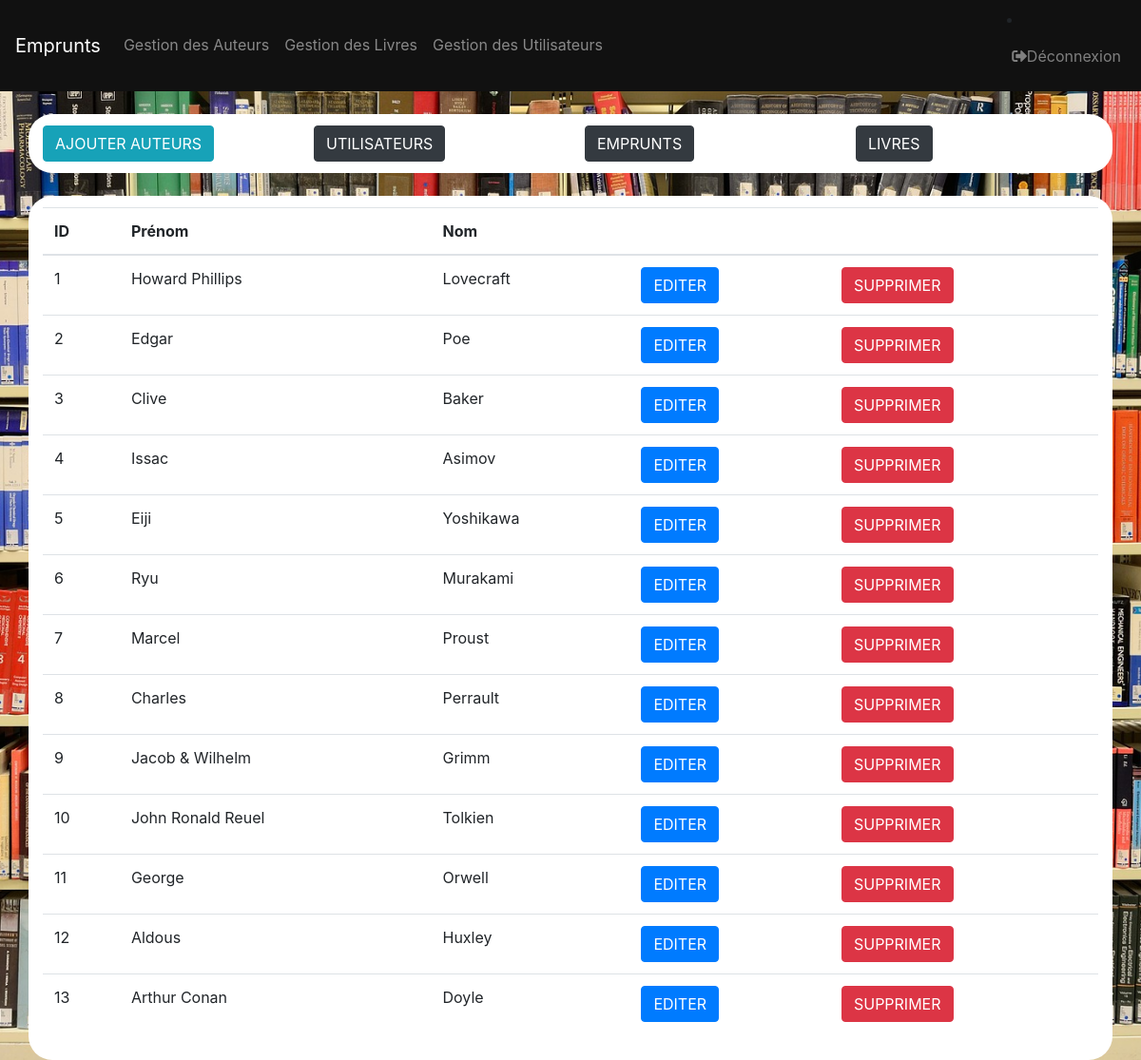
Screenshot of /admin/auteurs.php (signed in) with the database file from the repository.
### tables this page shows
CREATE TABLE `auteurs` (
  `id` int(10) UNSIGNED NOT NULL,
  `firstname` varchar(255) NOT NULL,
  `lastname` varchar(255) NOT NULL
);

### admin/auteurs.php (the view, shortened to what this page needs)
<?php
    $pdo = new PDO('mysql:host=localhost; dbname=biblio_coding; charset=utf8', 'root', '');
    $pdo->setAttribute(PDO::ATTR_ERRMODE, PDO::ERRMODE_EXCEPTION);
    $queryAuteurs = $pdo->prepare("SELECT auteurs.id, auteurs.firstname, auteurs.lastname FROM auteurs");
    $queryAuteurs->execute();
    if ($queryAuteurs) {
        $auteurs = $queryAuteurs->fetchAll(PDO::FETCH_ASSOC);
    }
?>
<!DOCTYPE html>
<html lang="fr">
    <head>
        <link rel="stylesheet" href="https://stackpath.bootstrapcdn.com/bootstrap/4.1.3/css/bootstrap.min.css">
        <link rel="stylesheet" href="../css/styles.css">
    </head>
    <body id ="Admindisplay">
        <div class="container">
            <div class="row">
                <div class="col-3">
                    <a href='http://localhost/www/php/biblio_coding/admin/creation/create.php' role="button"  class="btn btn-info">AJOUTER AUTEURS</a>
                </div>
                <div class="col-3">
                    <a href='http://localhost/www/php/biblio_coding/admin/users.php' role="button"  class="btn btn-dark">UTILISATEURS</a>
                </div>
                <div class="col-3">
                    <a href='http://localhost/www/php/biblio_coding/admin/emprunts.php' role="button"  class="btn btn-dark">EMPRUNTS</a>
                </div>
                <div class="col-3">
                    <a href='http://localhost/www/php/biblio_coding/admin/livres.php' role="button"  class="btn btn-dark">LIVRES</a>
                </div>
            </div>
        </div>
        <div class="container">
            <div class="row">
                <div class="col-12">
                    <table class="table">
                        <thead>
                            <tr>
                                <th scope="col">ID</th>
                                <th scope="col">Prénom</th>
                                <th scope="col">Nom</th>
                                <th></th>
                                <th></th>
                            </tr>
                        </thead>
                        <tbody>
                            <?php foreach($auteurs as $auteur):?>
                                <tr>
                                    <?php foreach($auteur as $key => $value): ?>
                                        <td><?= $value ?></td>
                                    <?php endforeach; ?>
                                    <td><a class="btn btn-primary" href='./modification/modifierAuteur.php?id=<?=$auteur['id']?>' role="button">EDITER</a></td>
                                    <td><a class="btn btn-danger"  href='./suppression/supprimerAuteur.php?id=<?=$auteur["id"]?>' role="button">SUPPRIMER</a></td>
                                </tr>
                            <?php endforeach;?>
                        </tbody>
                    </table>
                </div>
            </div>
        </div>
    </body>
</html>

### css/styles.css (style rules this page uses)
body { margin: 0 auto; padding: 0; }
#Admindisplay { background-image:url("../img/displayadmin.jpg"); background-size: cover; background-attachment:fixed; background-repeat:no-repeat; background-position: center; }
.container { background-color: white; margin-top: 2%; padding-top: 1%; padding-bottom: 1%; border-radius: 25px; }

### rows the page displays
auteurs: id "1", firstname "Howard Phillips", lastname "Lovecraft"
auteurs: id "2", firstname "Edgar", lastname "Poe"
auteurs: id "3", firstname "Clive", lastname "Baker"
auteurs: id "4", firstname "Issac", lastname "Asimov"
auteurs: id "5", firstname "Eiji", lastname "Yoshikawa"
auteurs: id "6", firstname "Ryu", lastname "Murakami"
auteurs: id "7", firstname "Marcel", lastname "Proust"
auteurs: id "8", firstname "Charles", lastname "Perrault"
auteurs: id "9", firstname "Jacob & Wilhelm", lastname "Grimm"
auteurs: id "10", firstname "John Ronald Reuel", lastname "Tolkien"
auteurs: id "11", firstname "George", lastname "Orwell"
auteurs: id "12", firstname "Aldous", lastname "Huxley"
auteurs: id "13", firstname "Arthur Conan", lastname "Doyle"
